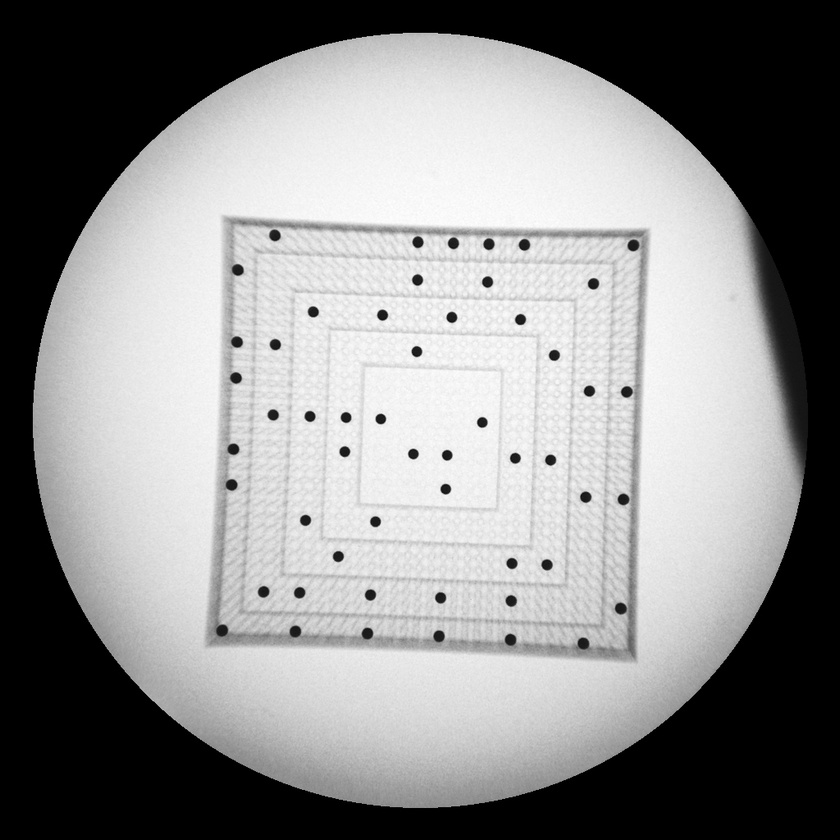
#> input picture datasave/c_arm/img_01.jpg, 840 x 840 px, shrunk from 1024 x 1024 before the run, found by its file name
$ python featurematch.py
#> lines starting #> are read from the running program, lines starting #| are printed output that depends on the picture; after the words box and inside, x2 and y2 are one past the last pixel; in counts of white or black regions, pixels touching at a corner belong together
import numpy as np
import cv2 as cv
from matplotlib import pyplot as plt

MIN_MATCH_COUNT = 10

img1 = cv.imread("./datasave/c_arm/img_01.jpg", cv.IMREAD_GRAYSCALE)  # queryImage
#> img1 is the input picture: shape (840, 840); min 0, max 255, mean 141
img2 = cv.imread("./datasave/c_arm/img_08.jpg", cv.IMREAD_GRAYSCALE)  # trainImage
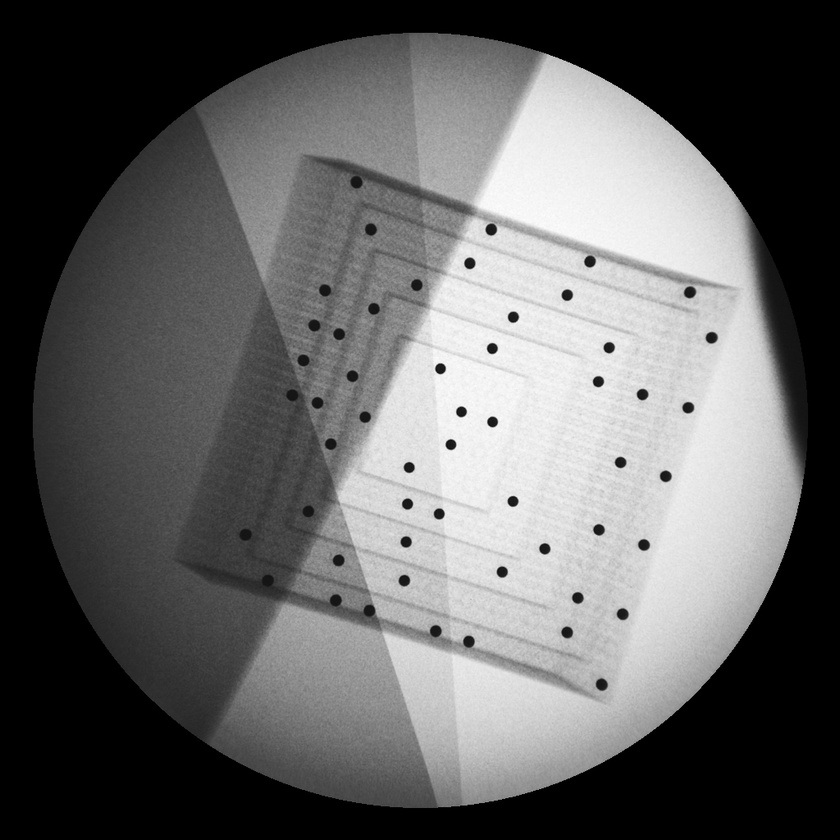
#> input picture datasave/c_arm/img_08.jpg, 840 x 840 px, shrunk from 1024 x 1024 before the run, found by its file name
#> img2 is the input picture: shape (840, 840); min 0, max 253, mean 99.5

(thresh, img1) = cv.threshold(img1, 128, 255, cv.THRESH_BINARY | cv.THRESH_OTSU)
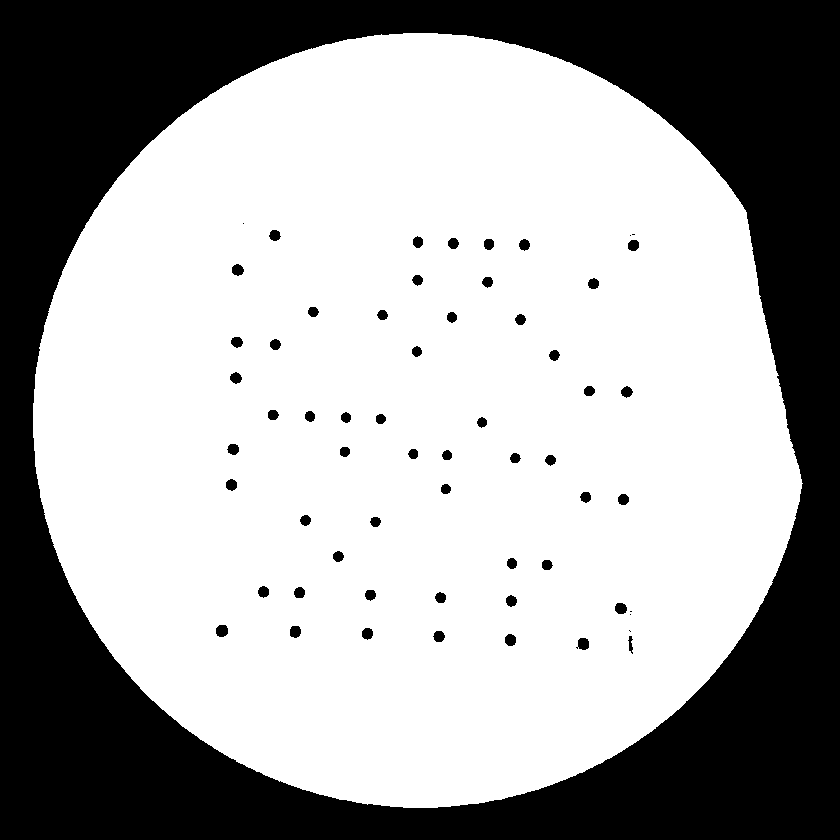
#> img1: shape (840, 840); 65.4% white; 61 black regions (6 under 20 px), largest, box (x1, y1, x2, y2) and area: (0, 0, 840, 840) 239459, (216, 625, 228, 637) 122, (576, 638, 589, 650) 117
#> thresh = 108
(thresh, img2) = cv.threshold(img2, 128, 255, cv.THRESH_BINARY | cv.THRESH_OTSU)
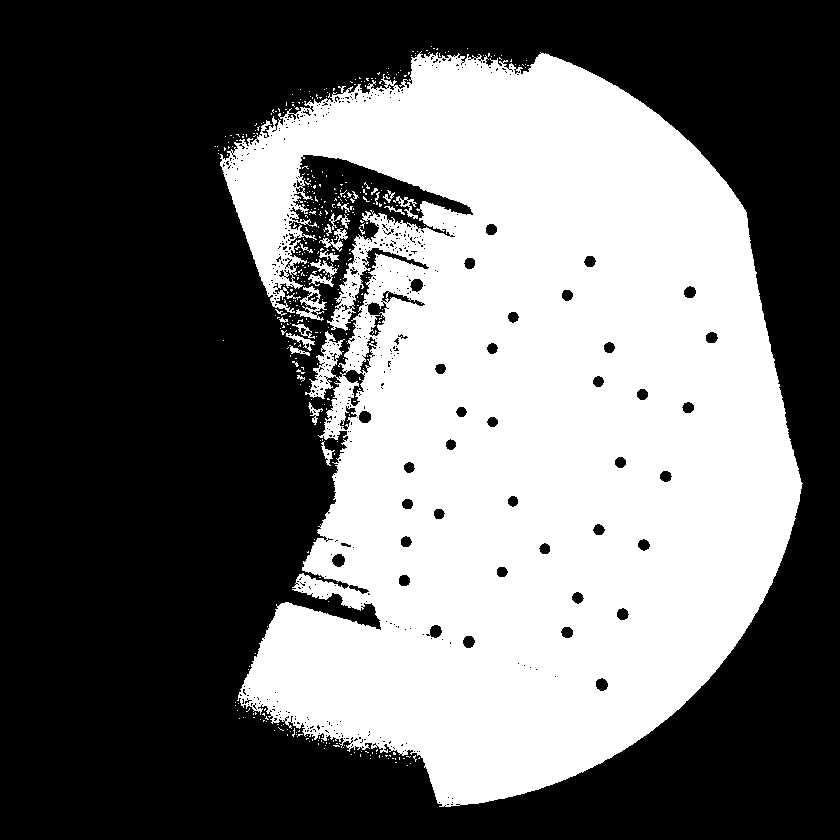
#> img2: shape (840, 840); 42% white; 428 white regions (404 under 20 px), largest, box (x1, y1, x2, y2) and area: (220, 51, 803, 807) 293236, (296, 286, 327, 321) 408, (308, 259, 338, 287) 318
#> thresh = 112


# Initiate SIFT detector
sift = cv.SIFT_create()

# find the keypoints and descriptors with SIFT
kp1, des1 = sift.detectAndCompute(img1, None)
#> kp1 = 350 keypoints; strongest (x, y, size): (623, 499, 7.1), (275, 344, 7), (453, 243, 7), (547, 565, 6.8)
kp2, des2 = sift.detectAndCompute(img2, None)
#> kp2 = 1062 keypoints; strongest (x, y, size): (291, 290, 1.8), (397, 234, 1.8), (314, 187, 2.1), (394, 753, 1.9)

FLANN_INDEX_KDTREE = 1
index_params = dict(algorithm=FLANN_INDEX_KDTREE, trees=5)
search_params = dict(checks=50)

flann = cv.FlannBasedMatcher(index_params, search_params)

matches = flann.knnMatch(des1, des2, k=2)
#> matches = 350 matches

# store all the good matches as per Lowe's ratio test.
good = []
for m, n in matches:
    if m.distance < 0.7 * n.distance:
        good.append(m)
#> after the loop, good = 78 matches

if len(good) > MIN_MATCH_COUNT:
    src_pts = np.float32([kp1[m.queryIdx].pt for m in good]).reshape(-1, 1, 2)
#> src_pts = 78 rows, first 8: [34.85, 405.3], [35.95, 448.2], [36.85, 376.3], [36.96, 464.2], [119.8, 178.3], [152.2, 142.8], [163.2, 132.8], [224.9, 626.1]
    dst_pts = np.float32([kp2[m.trainIdx].pt for m in good]).reshape(-1, 1, 2)
#> dst_pts = 78 rows, first 8: [783, 411.8], [757.1, 293], [783, 411.8], [783, 411.8], [783, 411.8], [783, 411.8], [783, 411.8], [587.6, 257.1]

    M, mask = cv.findHomography(src_pts, dst_pts, cv.RANSAC, 5.0)
#> M = [[0.311, -1.27, 440.8], [0.259, -1.06, 369], [0.000707, -0.00287, 1]]; mask = 78 values, max 1 at index 29, min 0 at index 0, mean 0.115
    matchesMask = mask.ravel().tolist()
#> matchesMask has the same summary as mask

    h, w = img1.shape
#> h = 840; w = 840
    pts = np.float32([[0, 0], [0, h - 1], [w - 1, h - 1], [w - 1, 0]]).reshape(-1, 1, 2)
#> pts = [[0, 0], [0, 839], [839, 839], [839, 0]]
    dst = cv.perspectiveTransform(pts, M)
#> dst = [[440.8, 369], [440.6, 368.1], [440.7, 369.1], [440.6, 368.1]]

    img2 = cv.polylines(img2, [np.int32(dst)], True, 255, 3, cv.LINE_AA)
#> img2: shape (840, 840); under 0.01% of pixels changed, all inside (x1, y1, x2, y2) = (437, 366, 444, 372)

else:
    print("Not enough matches are found - {}/{}".format(len(good), MIN_MATCH_COUNT))
    matchesMask = None

draw_params = dict(matchColor=(0, 255, 0), singlePointColor=None, matchesMask=matchesMask, flags=2)  # draw matches in green color  # draw only inliers
#> draw_params = 4 items

img3 = cv.drawMatches(img1, kp1, img2, kp2, good, None, **draw_params)
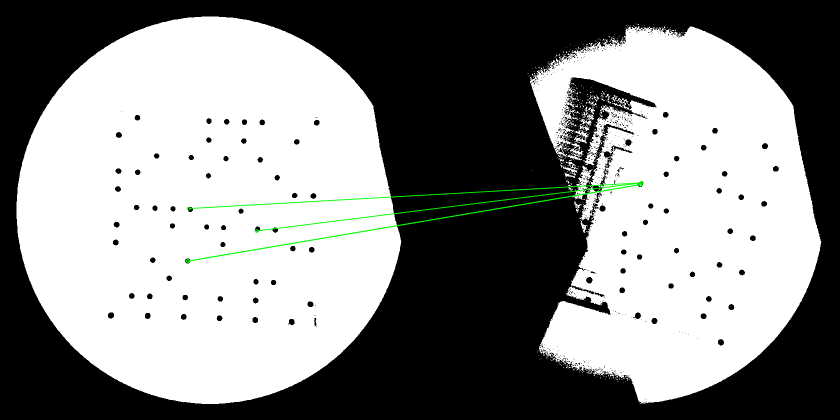
#> img3: shape (840, 1680, 3) (shown at 1/2 size); mean of channels 0, 1, 2 136.4, 137.4, 136.4; drawn as B, G, R

plt.imshow(img3, "gray")
plt.show()
